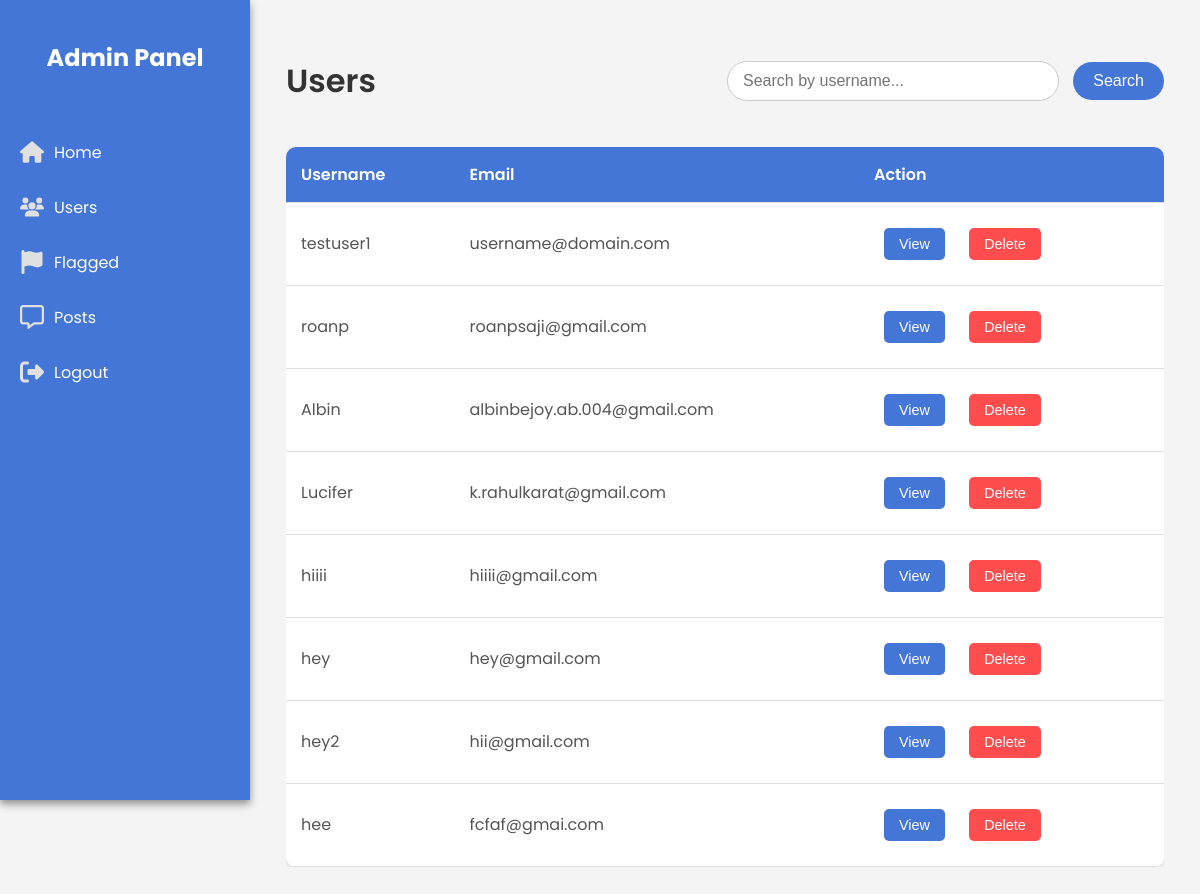
/users, run on an earlier commit of the app's database.
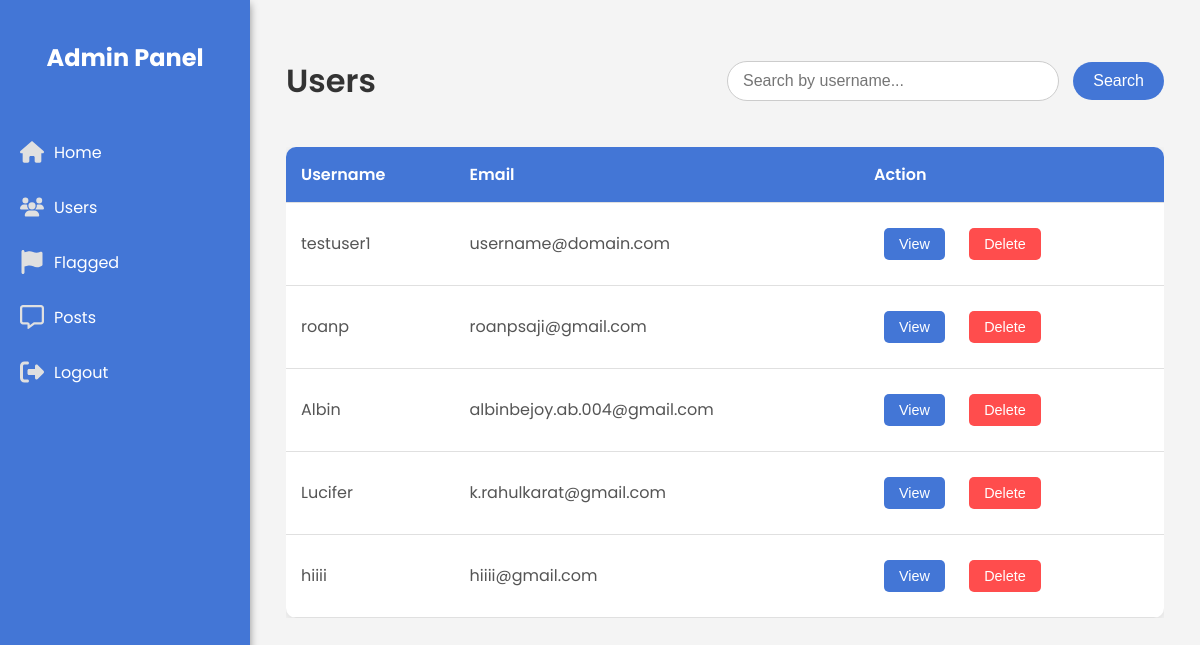
And on a later commit of the database.
### app/models.py (models this page shows)
class User(db.Model, UserMixin):
    id = db.Column(db.Integer, primary_key=True)
    username = db.Column(db.String(80), unique=True, nullable=False)
    password = db.Column(db.String(80), nullable=False)
    email = db.Column(db.String(120), unique=True, nullable=False)
    phone_number = db.Column(db.Integer, unique=True, nullable=False)
    profile_pic = db.Column(db.String(120), nullable=False, default='profile.jpg')

### app/admin_routes.py (the view)
@app.route('/users', methods=['GET', 'POST'])
def users():
    if request.method == 'GET':
        users = User.query.all()  # Fetch all users
        return render_template('adminPages/users.html', users=users)

### app/templates/adminPages/users.html
{% extends 'adminPages/adminhome.html' %}
{% block head %}
    <link rel="stylesheet" href="{{ url_for('static', filename='css/admin.css') }}">
    <link rel="stylesheet" href="{{ url_for('static', filename='css/users.css') }}">
{% endblock %}
{% block body %}
<div class="users-page">
    <div class="page-header">
        <h1 class="page-title">Users</h1>
        <div class="search-container">
            <form action="/users_search" method="get">
                <label>
                    <input class="form-control" type="text" placeholder="Search by username..." name="username">
                    <input type="submit" value="Search">
                </label>
            </form>
        </div>
    </div>
        <div class="users-table-container">
            <table class="users-table">
                <thead>
                    <tr>
                        <th>Username</th>
                        <th>Email</th>
                        <th>Action</th>
                    </tr>
                </thead>
                <tbody>
                {% if users %}
                    {% for user in users %}
                    <tr>
                        <td>{{ user.username }}</td>
                        <td>{{ user.email }}</td>
                        <td>
                            <button class="action-btn">View</button>
                            <form action="{{ url_for('delete_user', user_id=user.id) }}" method="post" style="display:inline;">
                                <button type="submit" class="action-btn delete-btn">Delete</button>
                            </form>
                        </td>
                    </tr>
                    {% endfor %}
                {% else %}
                    <tr>
                        <td>No results found</td>
                    </tr>
                {% endif %}
                </tbody>
            </table>
        </div>
    </div>
{% endblock %}

### app/templates/adminPages/adminhome.html (shortened to what this page needs)
<!DOCTYPE html>
<html lang="en">
<head>
    <link rel="stylesheet" href="static/css/admin.css">
    {% block head %}{% endblock %}
</head>
<body>
    <div class="sidebar">
        <h2 class="sidebar-title">Admin Panel</h2>
        <nav class="nav">
            <a href="{{ url_for('admin')}}" class="nav-item">
                Home
            </a>
            <a href="{{ url_for('users') }}" class="nav-item">
                Users
            </a>
            <a href="{{ url_for('flags') }}" class="nav-item">
                Flagged
            </a>
            <a href="{{ url_for('posts_admin') }}" class="nav-item">
                Posts
            </a>
            <a href="{{ url_for('home') }}" class="nav-item">
                Logout
            </a>
        </nav>
    </div>
    <main>
        {% block body %}{% endblock %}
    </main>
</body>
</html>

### app/static/css/admin.css (style rules this page uses)
body { font-family: 'Poppins', sans-serif; margin: 0; padding: 0; background-color: #f4f4f4; }
main { margin-left: 250px; padding: 1rem; transition: margin-left 0.3s; }
.sidebar { width: 250px; height: 100vh; background-color: #4376d6; color: #ffffff; position: fixed; left: 0; top: 0; box-shadow: 0 4px 8px rgba(0, 0, 0, 0.42); transition: width 0.3s; }
.sidebar-title { padding: 20px; font-size: 24px; text-align: center; }
.nav { padding: 10px 0; }
.nav-item { display: flex; align-items: center; padding: 15px 20px; color: #ffffff; text-decoration: none; border-radius: 10px; transition: background-color 0.3s; }
.icon { width: 24px; height: 24px; margin-right: 10px; }
.icon { color: #e0e0e0; }

### app/static/css/users.css (style rules this page uses)
.users-page { padding: 20px; }
.page-header { display: flex; justify-content: space-between; align-items: center; margin-bottom: 20px; }
.page-title { font-size: 2rem; color: #333; font-weight: 600; }
.users-table-container { overflow-x: auto; }
.users-table { width: 100%; border-collapse: collapse; background-color: #ffffff; box-shadow: 0 2px 8px rgba(0, 0, 0, 0.1); border-radius: 10px; overflow: hidden; }
.users-table th, .users-table td { padding: 15px; text-align: left; border-bottom: 1px solid #e0e0e0; }
.users-table th { background-color: #4376d6; color: #ffffff; font-weight: 600; }
.users-table td { color: #555; }
.action-btn { padding: 8px 15px; border: none; border-radius: 5px; cursor: pointer; font-size: 0.9rem; color: #ffffff; background-color: #4376d6; transition: background-color 0.3s; margin: 10px; }
.delete-btn { background-color: #ff4d4d; }
.search-container { display: flex; align-items: center; }
.search-container input[type="text"] { width: 300px; padding: 10px 15px; font-size: 1rem; border: 1px solid #ccc; border-radius: 20px; outline: none; transition: border-color 0.3s; }
.search-container input[type="submit"] { padding: 10px 20px; font-size: 1rem; color: #ffffff; background-color: #4376d6; border: none; border-radius: 20px; margin-left: 10px; cursor: pointer; transition: background-color 0.3s; }
.action-btn { text-decoration: none; }

What changed in the data, as far as the page shows it:
removed User: username "hey", email "hey@gmail.com"
removed User: username "hey2", email "hii@gmail.com"
removed User: username "hee", email "fcfaf@gmai.com"
